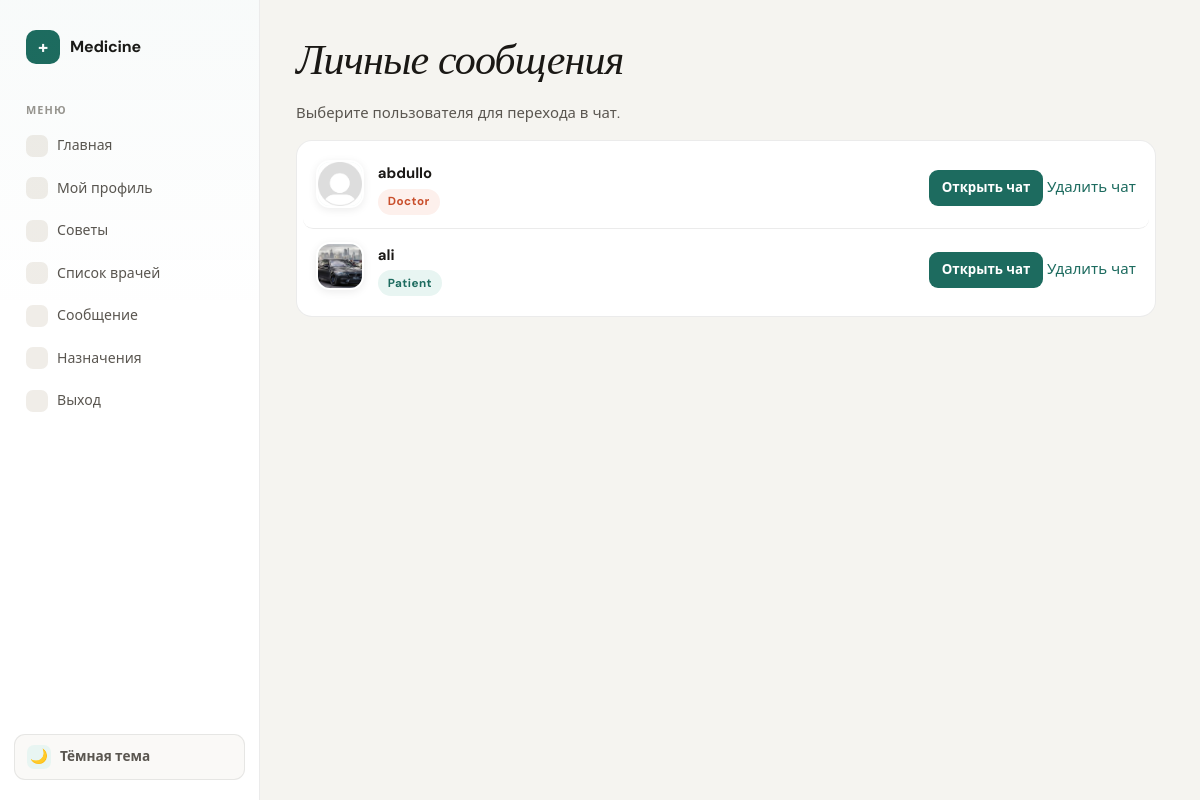
The page /chat/doctor_messages/ (signed in) on the database as committed earlier.
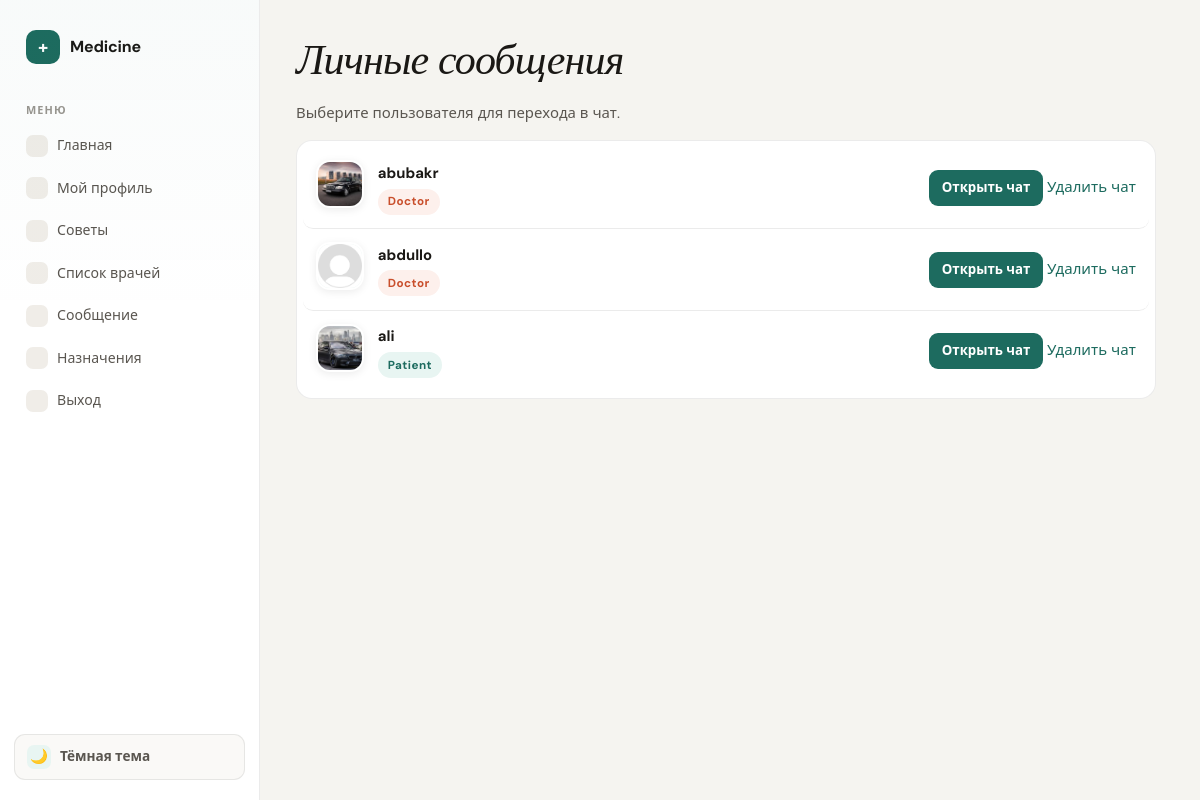
The same page on the database as committed later.
### accounts/models.py (models this page shows, shortened)
class User(AbstractUser):
    ROLE_CHOICES = (
        ('patient', 'Patient'),
        ('doctor', 'Doctor'),
        ('admin', 'Admin'),
    )
    role = models.CharField(
        max_length=20,
        choices=ROLE_CHOICES
    )
    phone = models.CharField(
        max_length=20,
        unique=True
    )
    age=models.PositiveIntegerField()
    city = models.CharField(max_length=50, blank=True)

class Profile(models.Model):
    ROLE_CHOICES = (
        ('patient', 'Patient'),
        ('doctor', 'Doctor'),
        ('admin', 'Admin'),
    )
    user=models.OneToOneField(settings.AUTH_USER_MODEL,on_delete=models.CASCADE,related_name='profile')
    age=models.PositiveIntegerField(null=True,blank=True)
    role = models.CharField(max_length=20, choices=ROLE_CHOICES, default='patient')
    phone=models.CharField(max_length=14,blank=True)
    city = models.CharField(max_length=50, blank=True)
    photo=models.ImageField(upload_to='users/',blank=True,null=True)

### chat/views.py (the view)
# urls.py: path('doctor_messages/',views.show_messages,name='show_messages'),
@login_required(login_url='login')
def show_messages(request):
    user=request.user
    messages=Direct.objects.filter(Q(sender=user)|Q(receiner=user)).order_by("created_at")
    users=User.objects.filter(
        Q(send_messages__receiner=user)|
        Q(received_messages__sender=user)
    ).distinct()
    return render(request,'chat/show_messages.html',{"users":users})

### templates/chat/show_messages.html (shortened to what this page needs)
{% extends "accounts/base.html" %}
{% block main %}
<h1>Личные сообщения</h1>
<p class="muted">Выберите пользователя для перехода в чат.</p>
<section class="panel dm-list">
    {% for i in users %}
        <div class="dm-item">
            <div class="dm-avatar">
                {% if i.profile.photo %}
                    <img src="{{ i.profile.photo.url }}" alt="">
                {% else %}
                    <img src="/media/user.png" alt="">
                {% endif %}
            </div>
            <div class="dm-meta">
                <div class="dm-name">
                    <a href="{% url 'send_message' i.id %}">{{ i.username }}</a>
                </div>
                <div class="dm-sub">
                    <span class="badge badge-{{ i.profile.role }}">{{ i.profile.get_role_display }}</span>
                </div>
            </div>
            <div class="dm-action">
                <a class="button" href="{% url 'send_message' i.id %}">Открыть чат</a>
                <a href="{% url 'delete_chat' i.id %}">Удалить чат</a>
            </div>
        </div>
    {% empty %}
        <p class="muted">Сообщений нет</p>
    {% endfor %}
</section>
{% endblock %}

Rows that differ between the two databases and show on the page:
now on this page (row edited): User: profile.photo (picture), username "abubakr", profile.role "Doctor"
